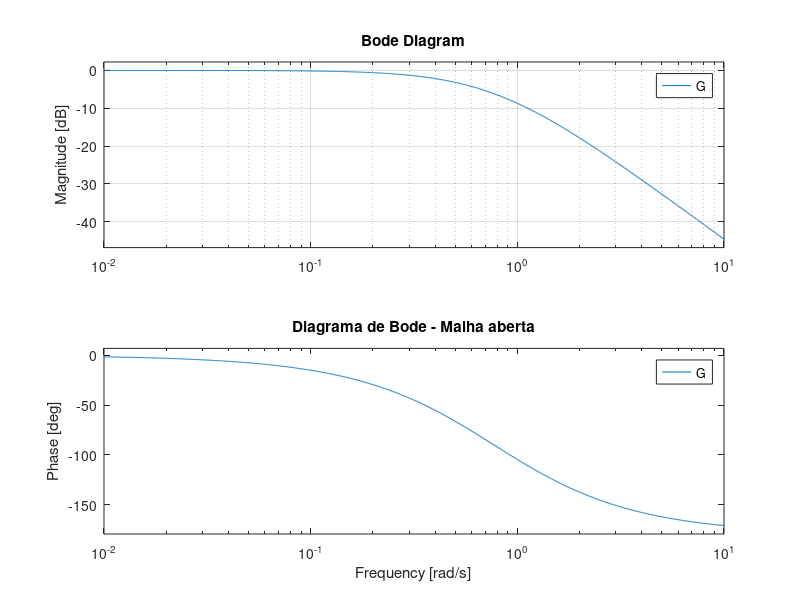
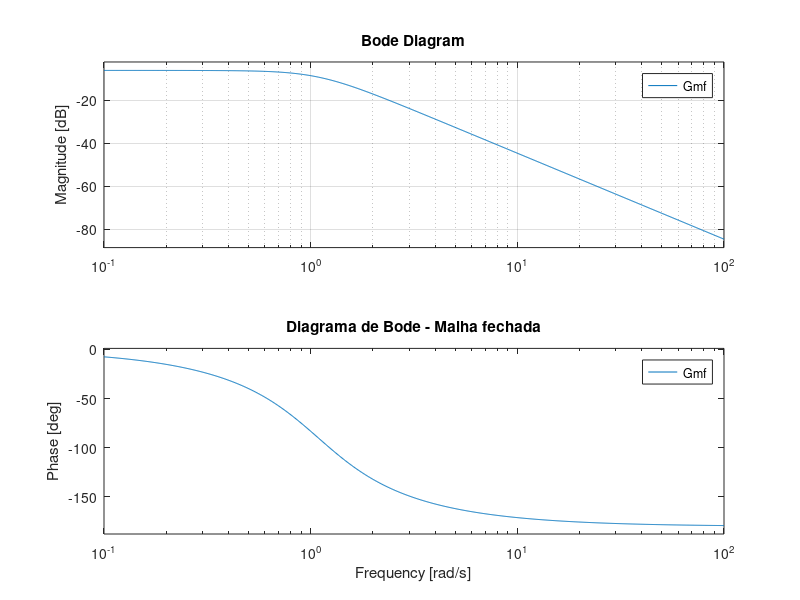

Reproduce these figures in MATLAB, in order. (Note: this script raises an error after producing the figures.)
close all

% ------------------------
% Exercicio 2
% -----------------------

% Parametros
K = 1;
wn = 0.77;
zeta = 1.013; % Sobreamortecido (zeta > 1)
R = 1.17;

% Funcao de transferencia
G = K * tf(wn^2, [1 2*zeta*wn wn^2]);

Gmf = feedback(K*G, 1);

%----------------------------
% exercicio 3
% ---------------------------
figure
bode(G)
title("Diagrama de Bode - Malha aberta")
grid
%hold on
%bode(Gz)
%legend('contínuo', 'discreto')

figure
bode(Gmf)
title("Diagrama de Bode - Malha fechada")
grid
%hold on
%bode(Gmfd)
%legend('contínuo', 'discreto')

% ------------------------
% exercicio 4
% ----------------------------
wa = bandwidth(G);
wf = bandwidth(Gmf);
disp(wa);
disp(wf);

%----------------------------
% exercicio5
% -----------------------------
fa = wa/(2*pi);
fsa = 10 * fa;
T0a = 1/fsa;
disp('periodo malha aberta')
disp(T0a);

ff = wf/(2*pi);
fsf = 10 * ff;
T0f = 1/fsf;
disp('periodo malha fechada')
disp(T0f);

wsa = 10*wa;
wsf = 10*wf;
disp('frequencia rad/s malha aberta')
disp(wsa)
disp('frequencia rad/s malha fechada')
disp(wsf)
disp('frequencia Hz malha aberta')
disp(fsa);
disp('frequencia Hz malha fechada')
disp(fsf);

% ----------------------------------------
% exercicio 9 e 10
%------------------------------------------
figure
plot(out.y_c.Time, out.y_c.Data, 'b')
title("Resposta do sistema ao degrau (simulado no Simulink)")
grid

hold on;
stairs(out.y_d.Time, out.y_d.Data, 'r');
legend('Contínuo', 'Discreto')

figure
plot(out.e_c.Time, out.e_c.Data, 'b')
title("Erro do sistema ao degrau (simulado no Simulink)")
grid

hold on;
stairs(out.e_d.Time, out.e_d.Data, 'r');
legend('Contínuo', 'Discreto')

figure
plot(out.u_c.Time, out.u_c.Data, 'b')
title("Controle do sistema ao degrau (simulado no Simulink)")
grid

hold on;
stairs(out.u_d.Time, out.u_d.Data, 'r');
legend('Contínuo', 'Discreto')

% ---------------------------------------
% exercicio 12
% ------------------------------------------------

figure
rlocus(G)
grid on
title('Lugar das raízes do sistema contínuo de malha fechada')

% ------------------------------------------
% exercicio 14
% ------------------------------------------

figure
bode(G)
margin(G)
grid on
title('Diagrama de Bode com margens de ganho e fase')

%------------------------------------------------------
% exercicio 16
% -------------------------------------------------------

T0 = T0f;

Gz = c2d(G, T0, 'zoh');
Gmfz = feedback(K*Gz, 1);

disp('Planta discreta Gz')
Gz

disp('Malha fechada discreta Gmfz')
Gmfz

% ----------------------------------------
% EXERCICIO 17
% ----------------------------------------

polos_mf_cont = pole(Gmf);
zeros_mf_cont = zero(Gmf);

polos_mf_disc = pole(Gmfz);
zeros_mf_disc = zero(Gmfz);

disp('Polos da malha fechada continua:')
disp(polos_mf_cont)

disp('Zeros da malha fechada continua:')
disp(zeros_mf_cont)

disp('Polos da malha fechada discreta:')
disp(polos_mf_disc)

disp('Zeros da malha fechada discreta:')
disp(zeros_mf_disc)

% ----------------------------------------
% EXERCICIO 18
% ----------------------------------------

figure

step(R*Gmf, 24)
hold on
step(R*Gmfz, 24)

grid on
title('Resposta ao degrau da malha fechada')
xlabel('Tempo (s)')
ylabel('Saída y')
legend('Contínuo', 'Discreto', 'Location', 'best')
